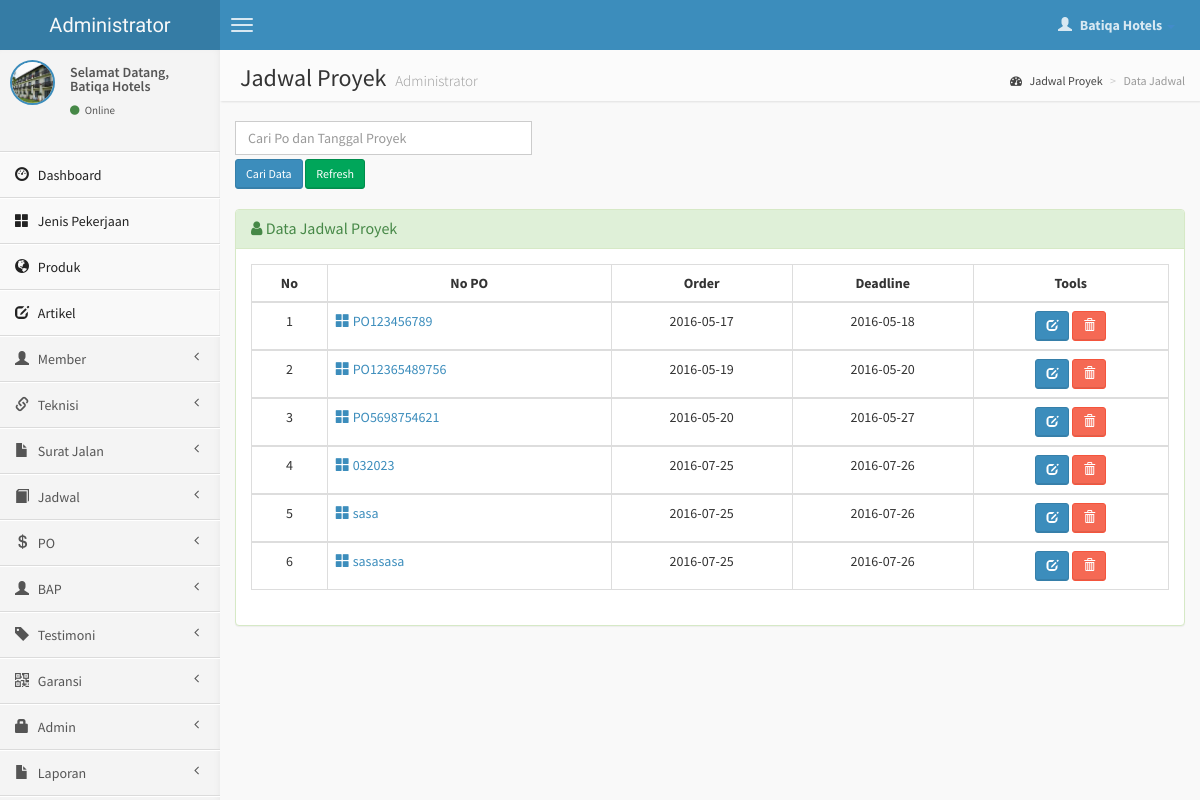
Page /admin/jadwal.php (signed in) on the committed database.
### tables this page shows
CREATE TABLE IF NOT EXISTS `jadwal_proyek` (
`id_jadwal` int(4) NOT NULL,
  `id_jenis` int(4) NOT NULL,
  `id_member` int(4) NOT NULL,
  `id_teknisi` int(4) NOT NULL,
  `no_po` varchar(50) NOT NULL,
  `tgl_proyek` date NOT NULL,
  `tgl_selesai` date NOT NULL,
  `report` varchar(500) NOT NULL,
  `status` varchar(50) NOT NULL
);

### admin/jadwal.php (the view, shortened to what this page needs)
<?php
if (empty($_SESSION['username'])){
	header('location:../index.php');
} else {
?>
<!DOCTYPE html>
<html>
    <head>
        <link href="../dist/css/bootstrap.css" rel="stylesheet" type="text/css" />
        <link href="//cdnjs.cloudflare.com/ajax/libs/font-awesome/4.1.0/css/font-awesome.min.css" rel="stylesheet" type="text/css" />
        <link href="//code.ionicframework.com/ionicons/1.5.2/css/ionicons.min.css" rel="stylesheet" type="text/css" />
        <link href="../css/morris/morris.css" rel="stylesheet" type="text/css" />
        <link href="../css/jvectormap/jquery-jvectormap-1.2.2.css" rel="stylesheet" type="text/css" />
        <link href="../css/datepicker/datepicker3.css" rel="stylesheet" type="text/css" />
        <link href="../css/daterangepicker/daterangepicker-bs3.css" rel="stylesheet" type="text/css" />
        <link href="../css/bootstrap-wysihtml5/bootstrap3-wysihtml5.min.css" rel="stylesheet" type="text/css" />
        <link href="../css/AdminLTE.css" rel="stylesheet" type="text/css" />
        <link rel="stylesheet" href="datatables/dataTables.bootstrap.css"/>
    </head>
    <body class="skin-blue">
        <header class="header">
            <a href="index.php" class="logo">
                Administrator
            </a>
            <nav class="navbar navbar-static-top" role="navigation">
                <a href="#" class="navbar-btn sidebar-toggle" data-toggle="offcanvas" role="button">
                    <span class="icon-bar"></span>
                    <span class="icon-bar"></span>
                    <span class="icon-bar"></span>
                </a>
                <div class="navbar-right">
                    <ul class="nav navbar-nav">
                        <li class="dropdown user user-menu">
                            <a href="#" class="dropdown-toggle" data-toggle="dropdown">
                                <i class="glyphicon glyphicon-user"></i>
                                <span><?php echo $_SESSION['fullname']; ?> <i class="caret"></i></span>
                            </a>
<?php } ?>
                        </li>
                    </ul>
                </div>
            </nav>
        </header>
        <div class="wrapper row-offcanvas row-offcanvas-left">
            <aside class="left-side sidebar-offcanvas">
                <section class="sidebar">
                    <div class="user-panel">
                        <div class="pull-left image">
                            <img src="<?php echo $_SESSION['gambar']; ?>" class="img-circle" alt="User Image" style="border: 2px solid #3C8DBC;" />
                        </div>
                        <div class="pull-left info">
                            <p>Selamat Datang,<br /><?php echo $_SESSION['fullname']; ?></p>
                            <a href="#"><i class="fa fa-circle text-success"></i> Online</a>
                        </div>
                    </div>
                    <?php include "menu.php"; ?>
                </section>
            </aside>
            <aside class="right-side">
                <section class="content-header">
                    <h1>
                        Jadwal Proyek
                        <small>Administrator</small>
                    </h1>
                    <ol class="breadcrumb">
                        <li><a href="#"><i class="fa fa-dashboard"></i> Jadwal Proyek</a></li>
                        <li class="active">Data Jadwal</li>
                    </ol>
                </section>
                <section class="content">
                    <div class="row">
              <div class="col-lg-4">
              <form action='jadwal.php' method="POST">
	       <input type='text' class="form-control" style="margin-bottom: 4px;" name='qcari' placeholder='Cari Po dan Tanggal Proyek ' required />
           <input type='submit' value='Cari Data' class="btn btn-sm btn-primary" /> <a href='jadwal.php' class="btn btn-sm btn-success" >Refresh</i></a>
          	</div>
              </div>
                    <br />
                    <div class="row">
                        <div class="col-lg-12">
                    <div class="panel panel-success">
                        <div class="panel-heading">
                        <h3 class="panel-title"><i class="fa fa-user"></i> Data Jadwal Proyek </h3>
                        </div>
                        <div class="panel-body">
                    <?php
                    $query1="select * from jadwal_proyek";
                    $tampil=mysqli_query($koneksi, $query1) or die(mysqli_error());
                    ?>
                  <table id="example" class="table table-hover table-bordered">
                  <thead>
                      <tr>
                        <th><center>No </center></th>
                        <th><center>No PO </center></th>
                        <th><center>Order</center></th>
                        <th><center>Deadline</center></th>
                        <th><center>Tools</center></th>
                      </tr>
                  </thead>
                     <?php
                     $no=0;
                     while($data=mysqli_fetch_array($tampil))
                    { $no++; ?>
                    <tbody>
                    <tr>
                    <td><center><?php echo $no; ?></center></td>
                    <td><a href="detail-jadwal.php?hal=edit&kd=<?php echo $data['id_jadwal'];?>"><span class="glyphicon glyphicon-th-large"></span> <?php echo $data['no_po'];?></td>
                    <td><center><?php echo $data['tgl_proyek'];?></center></td>
                    <td><center><?php echo $data['tgl_selesai'];?></center></td>
                    <td><center><div id="thanks"><a class="btn btn-sm btn-primary" data-placement="bottom" data-toggle="tooltip" title="Edit Jadwal" href="edit-jadwal.php?hal=edit&kd_cus=<?php echo $data['id_jadwal'];?>"><span class="glyphicon glyphicon-edit"></span></a>
                    <a onclick="return confirm ('Yakin hapus PO <?php echo $data['no_po'];?>.?');" class="btn btn-sm btn-danger tooltips" data-placement="bottom" data-toggle="tooltip" title="Hapus Jadwal" href="jadwal.php?hal=hapus&kd=<?php echo $data['id_jadwal'];?>"><span class="glyphicon glyphicon-trash"></a></center></td></tr></div>
                 <?php
              }
              ?>
                   </tbody>
    </body>
</html>

### rows in the picture
jadwal_proyek: no_po "PO123456789", tgl_proyek "2016-05-17", tgl_selesai "2016-05-18"
jadwal_proyek: no_po "PO12365489756", tgl_proyek "2016-05-19", tgl_selesai "2016-05-20"
jadwal_proyek: no_po "PO5698754621", tgl_proyek "2016-05-20", tgl_selesai "2016-05-27"
jadwal_proyek: no_po "032023", tgl_proyek "2016-07-25", tgl_selesai "2016-07-26"
jadwal_proyek: no_po "sasa", tgl_proyek "2016-07-25", tgl_selesai "2016-07-26"
jadwal_proyek: no_po "sasasasa", tgl_proyek "2016-07-25", tgl_selesai "2016-07-26"

### other values in the picture
$_SESSION['fullname'] "Batiqa Hotels"
